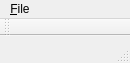
<?xml version="1.0" encoding="UTF-8"?>
<ui version="4.0">
 <class>MainWindow</class>
 <widget class="QMainWindow" name="MainWindow">
  <property name="geometry">
   <rect>
    <x>0</x>
    <y>0</y>
    <width>130</width>
    <height>63</height>
   </rect>
  </property>
  <property name="windowTitle">
   <string>MainWindow</string>
  </property>
  <widget class="QWidget" name="centralWidget">
   <widget class="QLabel" name="label">
    <property name="geometry">
     <rect>
      <x>0</x>
      <y>0</y>
      <width>59</width>
      <height>15</height>
     </rect>
    </property>
    <property name="text">
     <string/>
    </property>
   </widget>
  </widget>
  <widget class="QMenuBar" name="menuBar">
   <property name="geometry">
    <rect>
     <x>0</x>
     <y>0</y>
     <width>130</width>
     <height>21</height>
    </rect>
   </property>
   <widget class="QMenu" name="menu_File">
    <property name="title">
     <string>&amp;File</string>
    </property>
    <addaction name="actionOpen"/>
    <addaction name="separator"/>
    <addaction name="actionExit"/>
   </widget>
   <addaction name="menu_File"/>
  </widget>
  <widget class="QToolBar" name="mainToolBar">
   <attribute name="toolBarArea">
    <enum>TopToolBarArea</enum>
   </attribute>
   <attribute name="toolBarBreak">
    <bool>false</bool>
   </attribute>
  </widget>
  <widget class="QStatusBar" name="statusBar"/>
  <action name="actionOpen">
   <property name="text">
    <string>&amp;Open</string>
   </property>
  </action>
  <action name="actionExit">
   <property name="text">
    <string>E&amp;xit</string>
   </property>
  </action>
 </widget>
 <layoutdefault spacing="6" margin="11"/>
 <resources/>
 <connections>
  <connection>
   <sender>actionExit</sender>
   <signal>triggered()</signal>
   <receiver>MainWindow</receiver>
   <slot>close()</slot>
   <hints>
    <hint type="sourcelabel">
     <x>-1</x>
     <y>-1</y>
    </hint>
    <hint type="destinationlabel">
     <x>199</x>
     <y>149</y>
    </hint>
   </hints>
  </connection>
 </connections>
</ui>
